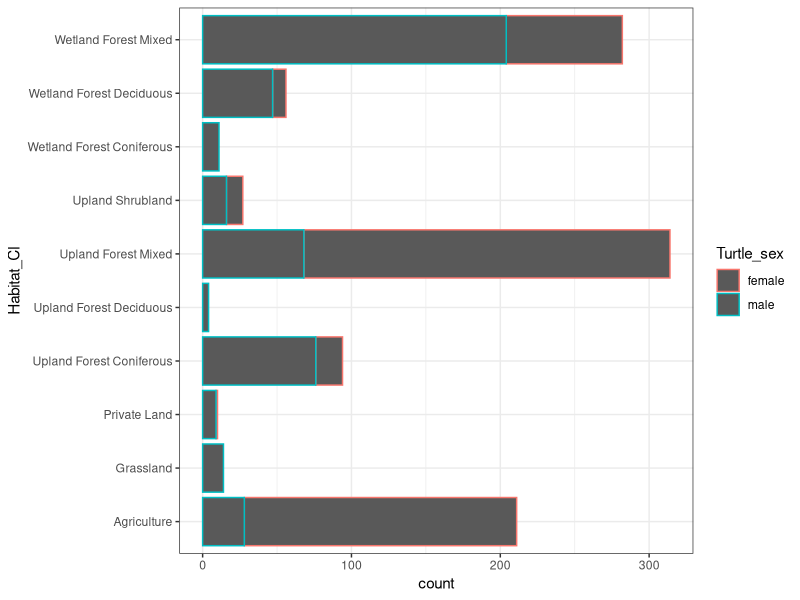

Recreate this plot in R. (Note: this script raises an error after producing the figure.)
## ---- chunk 1
rm(list = ls())
library(tidyverse)
library(ggfortify)
library(here)
## ---- chunk 2
habitat <- read.csv(here("Data", "turtle_habitat_r1.csv"), stringsAsFactors = FALSE)
## ---- chunk 3
habitat$Habitat_Cl <- as.factor(habitat$Habitat_Cl)
levels(habitat$Habitat_Cl)
## ---- chunk 4
ggplot(habitat, aes(x= Habitat_Cl, colour = Turtle_sex)) +
  geom_histogram(stat = 'count') +
  theme_bw() +
  coord_flip()
## ---- chunk 5
Upland <- filter(habitat, Habitat_Cl == "Upland Forest Mixed")
Wetland <- filter(habitat, Habitat_Cl == "Wetland Forest Mixed")
as.factor(Upland$Turtle_sex)
## ---- chunk 6
habitat_ttest <- t.test(Habitat_Cl ~ Turtle_sex, data = Upland)
## ---- chunk 7
